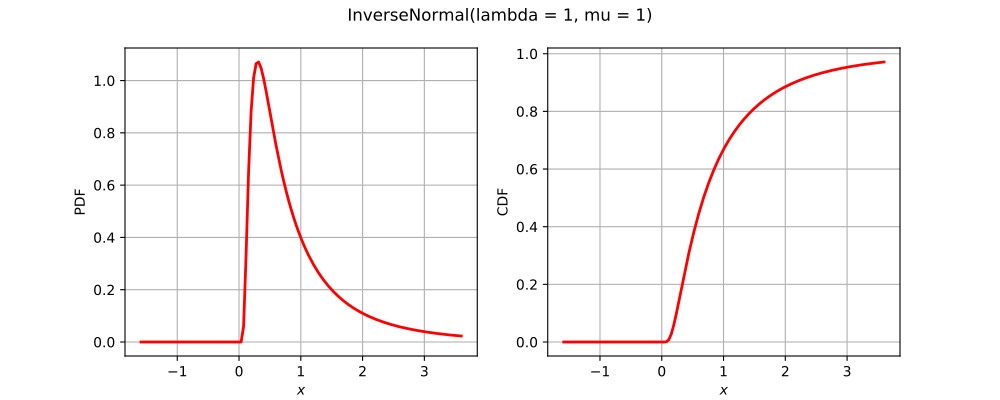

This chart was generated by the following Python code:
import openturns as ot
from matplotlib import pyplot as plt
from openturns.viewer import View
if (ot.InverseNormal().__class__.__name__=='ComposedDistribution'):
    correlation = ot.CorrelationMatrix(2)
    correlation[1, 0] = 0.25
    aCopula = ot.NormalCopula(correlation)
    marginals = [ot.Normal(1.0, 2.0), ot.Normal(2.0, 3.0)]
    distribution = ot.ComposedDistribution(marginals, aCopula)
elif (ot.InverseNormal().__class__.__name__=='CumulativeDistributionNetwork'):
    distribution = ot.CumulativeDistributionNetwork([ot.Normal(2),ot.Dirichlet([0.5, 1.0, 1.5])], ot.BipartiteGraph([[0,1], [0,1]]))
else:
    distribution = ot.InverseNormal()
dimension = distribution.getDimension()
if dimension <= 2:
    if distribution.getDimension() == 1:
        distribution.setDescription(['$x$'])
        pdf_graph = distribution.drawPDF()
        cdf_graph = distribution.drawCDF()
        fig = plt.figure(figsize=(10, 4))
        plt.suptitle(str(distribution))
        pdf_axis = fig.add_subplot(121)
        cdf_axis = fig.add_subplot(122)
        View(pdf_graph, figure=fig, axes=[pdf_axis], add_legend=False)
        View(cdf_graph, figure=fig, axes=[cdf_axis], add_legend=False)
    else:
        distribution.setDescription(['$x_1$', '$x_2$'])
        pdf_graph = distribution.drawPDF()
        fig = plt.figure(figsize=(10, 5))
        plt.suptitle(str(distribution))
        pdf_axis = fig.add_subplot(111)
        View(pdf_graph, figure=fig, axes=[pdf_axis], add_legend=False)
